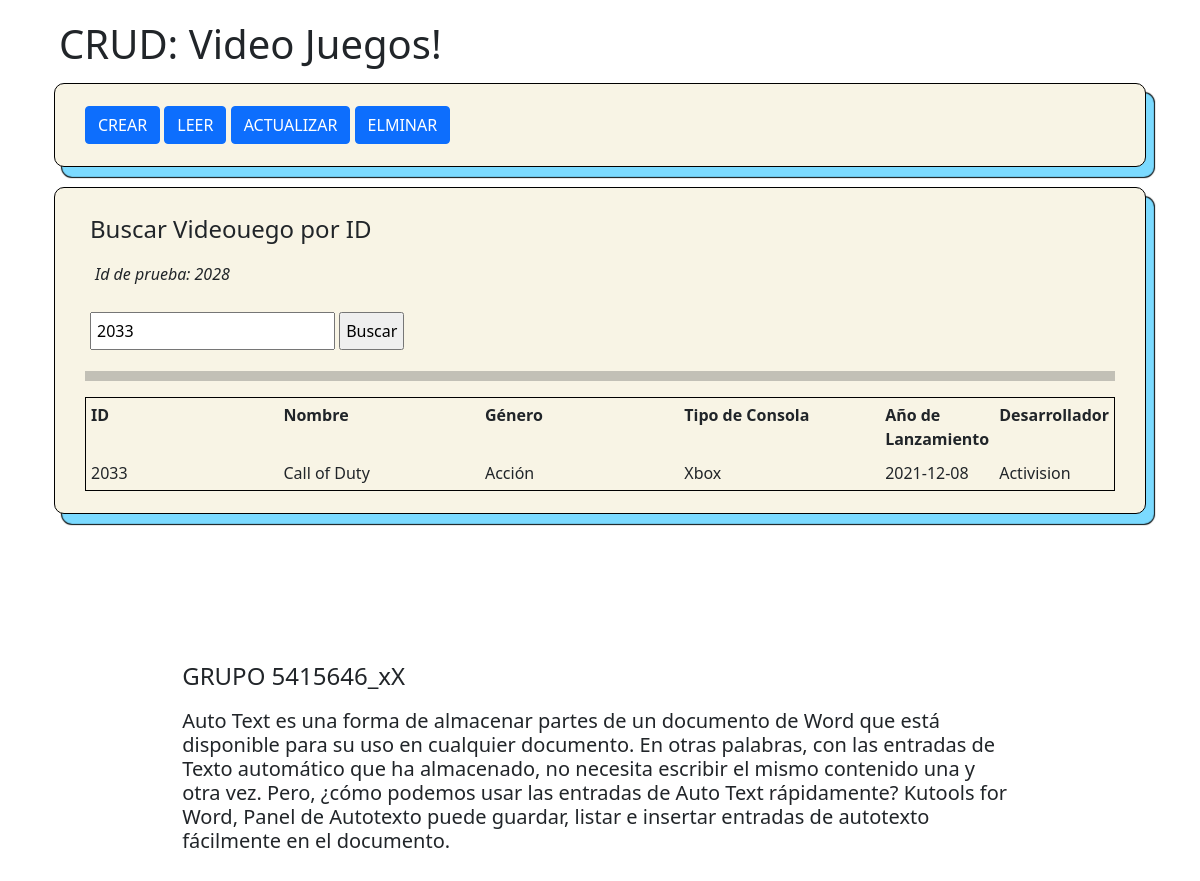
The app's page /proyecto/index.php?id=2033 with its own data.
### tables this page shows
CREATE TABLE `games` (
  `id` int(11) NOT NULL,
  `name` varchar(100) NOT NULL,
  `genero` varchar(250) NOT NULL,
  `console` varchar(30) NOT NULL,
  `añolanzamiento` date NOT NULL,
  `desarrollador` varchar(255) NOT NULL
);

### proyecto/index.php (the view, shortened to what this page needs)
<!DOCTYPE html>
<html lang="en">
<head>
    <link rel="stylesheet" href="estilos.css">
    <link href="https://cdn.jsdelivr.net/npm/bootstrap@5.1.3/dist/css/bootstrap.min.css" rel="stylesheet">
</head>
<body class="container">
    <div class="container-fluid" aling="center">
        <h1>CRUD: Video Juegos!</h1>
        <div class="formulario">
            <a class="btn btn-primary" href="crear.php">CREAR</a>
            <a class="btn btn-primary" href="leer.php">LEER</a>
            <a class="btn btn-primary" href="leer.php">ACTUALIZAR</a>
            <a class="btn btn-primary" href="leer.php">ELMINAR</a>
            <br>
        </div>
        <div class="formulario">
        <h4>Buscar Videouego por ID</h4>
            <p><i>Id de prueba: 2028</i></p>
            <form action="" method="GET">
                <input type="text" name="id" value="<?php if (isset($_GET['id'])) {
                                                        echo $_GET['id'];
                                                    } ?>">
                <input type="submit" value="Buscar">
            </form>
            <hr>
            <?php
            $con = mysqli_connect("localhost", "root", "unad2021", "crud");
            if (isset($_GET['id'])) {
                $id = $_GET['id'];
                $query = "SELECT * FROM games WHERE id='$id' ";
                $query_run = mysqli_query($con, $query);
                echo "<table>";
                echo "<thead>";
                echo "<tr>";
                echo "<th>ID</th>";
                echo "<th>Nombre</th>";
                echo "<th>Género</th>";
                echo "<th>Tipo de Consola</th>";
                echo "<th>Año de Lanzamiento</th>";
                echo "<th>Desarrollador</th>";
                echo "</tr>";
                echo "</thead>";
                while ($col = mysqli_fetch_array($query_run)) {
                    echo "<tbody>";
                    echo "<tr>";
                    echo "<td>" . $col['id'] . "</td><td>" . $col['name'] . "</td><td>" . $col['genero'] . "</td><td>" . $col['console']  . "</td><td>" . $col['añolanzamiento'] . "</td><td>" . $col['desarrollador'] . "</td>";
                    echo "</tr>";
                    echo "</tbody>";
                }
                echo "</table>";
            }
            ?>
        </div>
        <footer class="pie">
            <div class="pie">
                <h4>GRUPO 5415646_xX</h4>
                <h5>Auto Text es una forma de almacenar partes de un documento de Word que está disponible para su uso en cualquier documento. En otras palabras, con las entradas de Texto automático que ha almacenado, no necesita escribir el mismo contenido una y otra vez. Pero, ¿cómo podemos usar las entradas de Auto Text rápidamente? Kutools for Word, Panel de Autotexto puede guardar, listar e insertar entradas de autotexto fácilmente en el documento.</h5>
            </div>
        </footer>
    </div>
</body>
</html>

### proyecto/estilos.css (style rules this page uses)
* { padding: 5px; }
body { background-image: url("https://image.freepik.com/vector-gratis/fondo-formas-abstractas-verde-acuarela_23-2149080626.jpg"); background-repeat: no-repeat; background-size: cover; display: grid; align-items: center; justify-items: center; }
.formulario { width: auto; background: #f8f4e5; padding: 22px 30px; margin-top: 10px; margin-bottom: 20px; border: 1px solid black; border-radius: 10px; box-shadow: 8px 10px 1px #7bdaff, 8px 10px 1px 1px black; }
table { width: 100%; border: 1px solid #000; }
th, td { width: 25%; text-align: left; vertical-align: top; border: 1px solid #000; border-spacing: 0; }
.pie { align-content: left; border-radius: 9%; display: flex; flex-direction: row; flex-wrap: wrap; padding: 6%; }
.pie:nth-child(1) { border-radius: 9%; display: flex; flex-direction: row; flex-wrap: wrap; padding-left: 6% }

### records on screen
games: id "2033", name "Call of Duty", genero "Acción", console "Xbox", añolanzamiento "2021-12-08", desarrollador "Activision"
